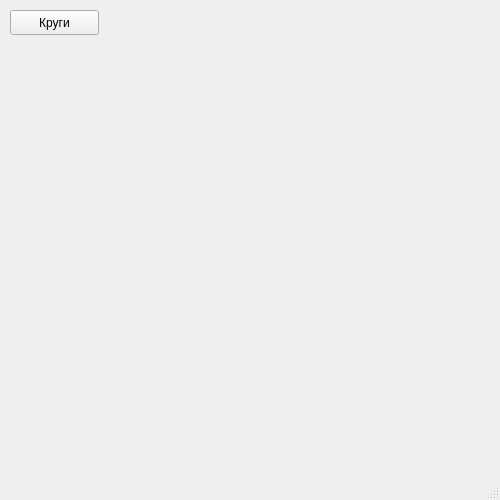
<?xml version="1.0" encoding="UTF-8"?>
<ui version="4.0">
 <class>MainWindow</class>
 <widget class="QMainWindow" name="MainWindow">
  <property name="geometry">
   <rect>
    <x>0</x>
    <y>0</y>
    <width>500</width>
    <height>500</height>
   </rect>
  </property>
  <property name="sizePolicy">
   <sizepolicy hsizetype="Fixed" vsizetype="Fixed">
    <horstretch>0</horstretch>
    <verstretch>0</verstretch>
   </sizepolicy>
  </property>
  <property name="minimumSize">
   <size>
    <width>500</width>
    <height>500</height>
   </size>
  </property>
  <property name="maximumSize">
   <size>
    <width>500</width>
    <height>500</height>
   </size>
  </property>
  <property name="windowTitle">
   <string>MainWindow</string>
  </property>
  <widget class="QWidget" name="centralwidget">
   <widget class="QPushButton" name="Button">
    <property name="geometry">
     <rect>
      <x>10</x>
      <y>10</y>
      <width>89</width>
      <height>25</height>
     </rect>
    </property>
    <property name="text">
     <string>Круги</string>
    </property>
   </widget>
  </widget>
  <widget class="QMenuBar" name="menubar">
   <property name="geometry">
    <rect>
     <x>0</x>
     <y>0</y>
     <width>500</width>
     <height>22</height>
    </rect>
   </property>
  </widget>
  <widget class="QStatusBar" name="statusbar"/>
 </widget>
 <resources/>
 <connections/>
</ui>
